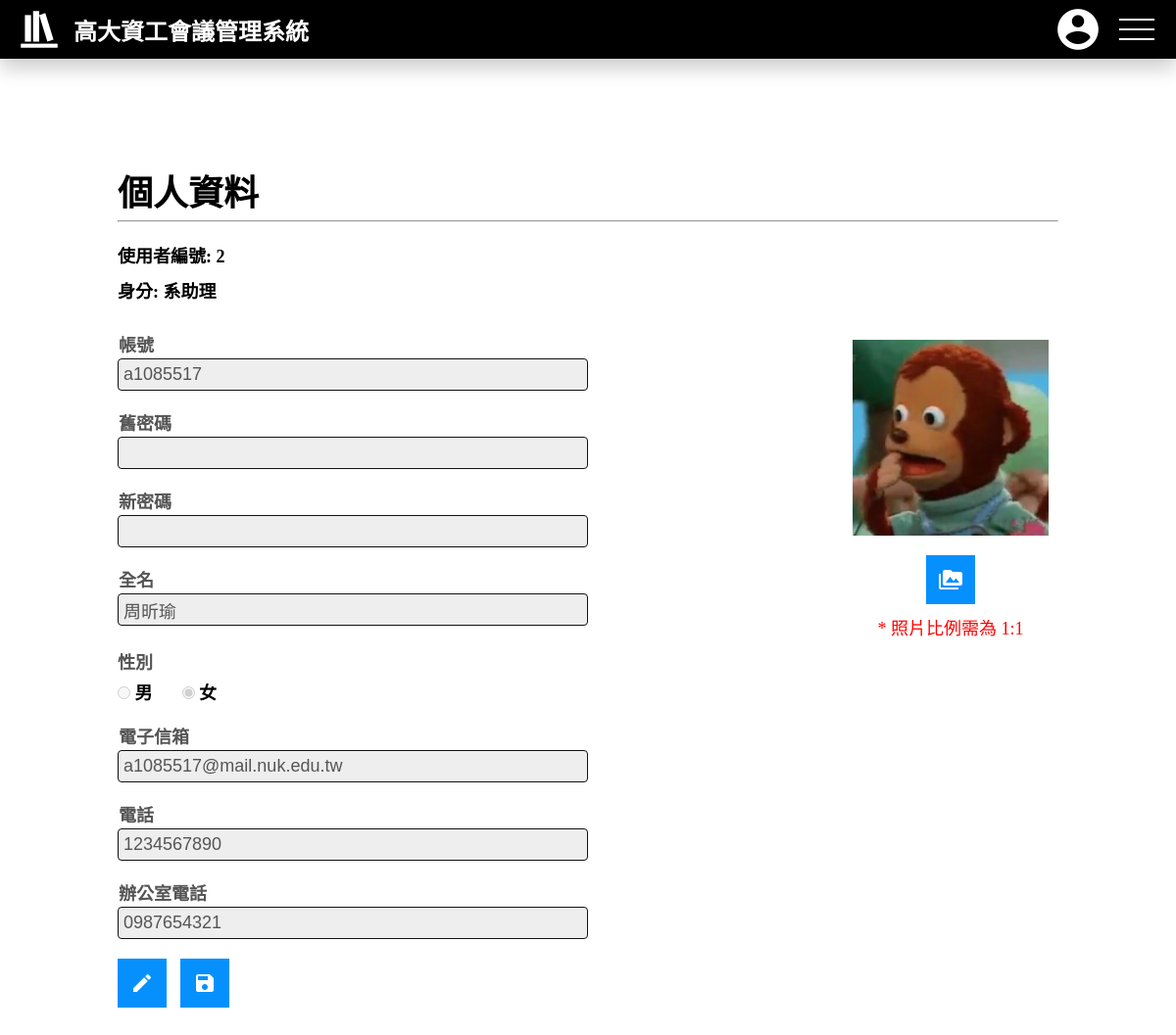
/profile.php (signed in), run on the app's committed database.
### profile.php (the view, shortened to what this page needs)
<!DOCTYPE html>
<html lang="zh-TW">
<head>
  <link rel="stylesheet" href="src/css/style.css">
  <link rel="stylesheet" href="src/css/profile.css">
</head>
<body>
  <?php
  include("components/navigation.php");
  ?>
  <?php
  include("src/php/sql_connect.inc.php");
  $id = $_SESSION["loginMember"]["使用者編號"];
  $qry = "SELECT * FROM `使用者` WHERE `使用者編號`= $id;";
  $select = $sql_qry->query($qry);
  $result = $select->fetch(PDO::FETCH_ASSOC);
  ?>
  <h2 id="page_title">個人資料</h2>
  <hr id="page_hr">
  <div id="main_container">
    <div id="form_area">
      <form action="src/php/change_member_info.php" method="post">
        <div id="number">使用者編號: <?php echo $result["使用者編號"] ?></div>
        <div id="identity">身分: <?php echo $_SESSION["identity"] ?></div>
        <div class="input_area">
          <input class="input" id="account" name="account" type="text" value=<?php echo $result["帳號"] ?> required disabled>
          <span class="label">帳號</span>
        </div>
        <div class="input_area">
          <input class="input" id="old_password" name="oldPassword" type="password" required disabled>
          <span class="label">舊密碼</span>
        </div>
        <div class="input_area">
          <input class="input" id="new_password" name="newPassword" type="password" required disabled>
          <span class="label">新密碼</span>
        </div>
        <div class="input_area">
          <input class="input" id="name" name="name" type="text" value="<?php echo $result["姓名"] ?>" required disabled>
          <span class="label">全名</span>
        </div>
        <div class="radio_btn_area">
          <span class="label">性別</span>
          <div class="container">
            <?php if ($result["性別"] == "女") : ?>
              <div>
                <input class="input" id="gender_male" name="gender" type="radio" value="男" disabled>
                <span>男</span>
              </div>
              <div>
                <input class="input" id="gender_female" name="gender" type="radio" value="女" disabled checked="true">
                <span>女</span>
              </div>
            <?php endif; ?>
          </div>
        </div>
        <div class="input_area">
          <input class="input" id="email" name="email" type="email" value=<?php echo $result["Email"] ?> required disabled>
          <span class="label">電子信箱</span>
        </div>
        <div class="input_area">
          <input class="input" id="tel" name="phone" type="tel" value=<?php echo $result["個人電話"] ?> required disabled>
          <span class="label">電話</span>
        </div>
        <?php if ($_SESSION["identity"] == "系助理") : ?>
          <?php
          $qry = "SELECT * FROM `系助理` WHERE `使用者編號`= $id;";
          $select = $sql_qry->query($qry);
          $result = $select->fetch(PDO::FETCH_ASSOC);
          ?>
          <div class="input_area">
            <input class="input" id="assistant_tel" name="assistantTel" type="tel" value=<?php echo $result["辦公室電話"] ?> required disabled>
            <span class="label">辦公室電話</span>
          </div>
        <?php endif; ?>
        <div id="btn_area">
          <button class="btn" id="edit_btn" type="button">
            <span class="material-icons">edit</span>
          </button>
          <button class="btn" id="save_btn" type="submit">
            <span class="material-icons">save</span>
          </button>
        </div>
      </form>
    </div>
    <div id="photo_area">
      <img src="src/user_photo/1.png">
      <button class="btn" href="#">
        <span class="material-icons">perm_media</span>
      </button>
      <span id="hint">* 照片比例需為 1:1</span>
    </div>
  </div>
</body>
</html>

### src/css/style.css (style rules this page uses)
* { margin: 0; padding: 0; -webkit-box-sizing: border-box; box-sizing: border-box; }
#page_title { margin: 150px 10vw 5px; font-size: 36px; }
#page_hr { margin: 0 10vw 20px; }
.btn { width: 50px; height: 50px; position: relative; background-color: #0690fd; color: #fff; font-size: 24px; border: 0px; text-decoration: none; display: inline-block; cursor: pointer; -webkit-transition: 0.5s; transition: 0.5s; }
.btn .material-icons { width: 50px; height: 50px; position: absolute; top: 0; left: 0; display: -webkit-box; display: -ms-flexbox; display: flex; -webkit-box-pack: center; -ms-flex-pack: center; justify-content: center; -webkit-box-align: center; -ms-flex-align: center; align-items: center; }

### src/css/profile.css (style rules this page uses)
#main_container { margin: 0 10vw 100px; display: -webkit-box; display: -ms-flexbox; display: flex; -webkit-box-pack: justify; -ms-flex-pack: justify; justify-content: space-between; }
#main_container #number, #main_container #identity { margin-bottom: 10px; font-size: 18px; font-weight: bold; }
#main_container .input_area { width: 40vw; height: 80px; position: relative; font-size: 16px; }
#main_container .input_area .label { position: absolute; display: inline-block; bottom: 0; left: 1px; padding: 5px; color: #555; -webkit-transition: 0.5s; transition: 0.5s; font-size: 18px; font-weight: bold; }
#main_container .input_area .input { position: absolute; bottom: 0; left: 0; z-index: 1; width: 100%; border: 1px solid #111; border-radius: 4px; padding: 5px; background: transparent; color: #555; font-size: 18px; }
#main_container .input_area .input:disabled { background-color: #eee; }
#main_container .input_area .input:focus ~ .label, #main_container .input_area .input:valid ~ .label, #main_container .input_area .input:disabled ~ .label { -webkit-transition: 0.5s; transition: 0.5s; -webkit-transform: translateX(-5px) translateY(-30px); transform: translateX(-5px) translateY(-30px); }
#main_container .radio_btn_area { height: 80px; display: -webkit-box; display: -ms-flexbox; display: flex; -webkit-box-orient: vertical; -webkit-box-direction: normal; -ms-flex-direction: column; flex-direction: column; -webkit-box-pack: end; -ms-flex-pack: end; justify-content: end; }
#main_container .radio_btn_area .label { color: #555; -webkit-transition: 0.5s; transition: 0.5s; font-size: 18px; font-weight: bold; }
#main_container .radio_btn_area .container { margin-top: 5px; display: -webkit-box; display: -ms-flexbox; display: flex; font-size: 18px; font-weight: bold; }
#main_container .radio_btn_area .container .input { color: #555; }
#main_container .radio_btn_area .container span { margin-right: 30px; }
#main_container #btn_area { margin-top: 20px; }
#main_container #btn_area .btn { margin-right: 10px; }
#main_container #photo_area { margin-top: 100px; margin-right: 10px; display: -webkit-box; display: -ms-flexbox; display: flex; -webkit-box-orient: vertical; -webkit-box-direction: normal; -ms-flex-direction: column; flex-direction: column; -webkit-box-align: center; -ms-flex-align: center; align-items: center; }
#main_container #photo_area img { width: 15vw; height: 15vw; min-width: 200px; min-height: 200px; margin-bottom: 20px; }
#main_container #photo_area #hint { margin-top: 10px; color: red; font-size: 18px; }

### data on the page
使用者: 使用者編號 "2", account "a1085517", name "周昕瑜", email "a1085517@mail.nuk.edu.tw", phone "1234567890"
系助理: assistantTel "0987654321"

### other printed values
$_SESSION["identity"] "系助理"
